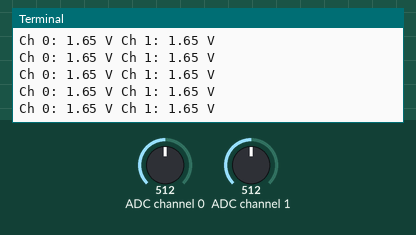
Bench run of a program on a simulated Raspberry Pi (BCM pin numbers). Shown: the last lines printed to the terminal. Inputs (shaded band) come from the test bench; at power-on: ADC channel 0 = 512, ADC channel 1 = 512 (analog values on the 0–1023 scale).

Above: at 1.2 s.
1.3 s: ADC channel 0 set to 716
At 1.56 s:
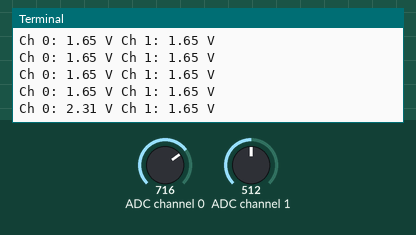
2.8 s: ADC channel 1 set to 716
At 2.96 s:
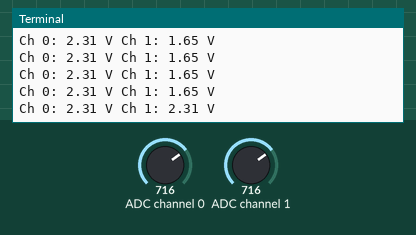
4.3 s: ADC channel 0 set to 900
At 4.36 s:
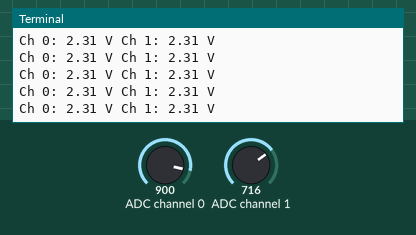
5.8 s: ADC channel 1 set to 900
At 5.97 s:
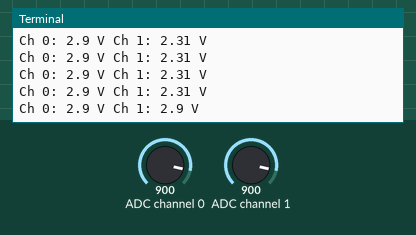
Timing chart, 0 to 8.3 s (numbered marks = the images above; inputs shaded):
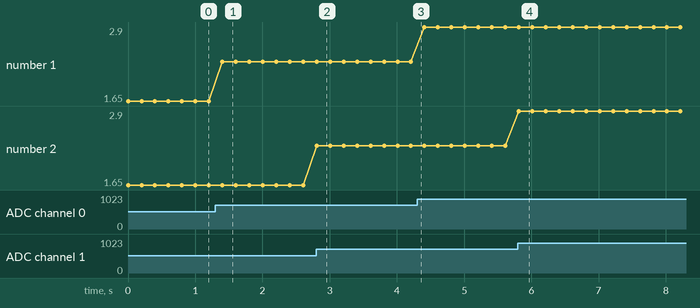

The program:

SPI_and_Analog_Input.py
```python
"""
Connect MOSI (GPIO10, pin 19) to Din on the MCP3002
Connect MISO (GPIO9, pin 21) to Dout on the MCP3002
Connect SCLK (GPIO11, pin 21) to CLK on the MCP3002
Connect CE0 (GPIO8, pin 24) to CS/SHDN on the MCP3002
Connect the photocell voltage divider to CH0 on the MCP3002
Connect the potentiometer's middle pin to CH1 on the MCP3002
"""

# Code

import time
import spidev

spi_ch = 0

# Enable SPI
spi = spidev.SpiDev(0, spi_ch)
spi.max_speed_hz = 1200000

def read_adc(adc_ch, vref = 3.3):

    # Make sure ADC channel is 0 or 1
    if adc_ch != 0:
        adc_ch = 1

    # Construct SPI message
    #  First bit (Start): Logic high (1)
    #  Second bit (SGL/DIFF): 1 to select single mode
    #  Third bit (ODD/SIGN): Select channel (0 or 1)
    #  Fourth bit (MSFB): 0 for LSB first
    #  Next 12 bits: 0 (don't care)
    msg = 0b11
    msg = ((msg << 1) + adc_ch) << 5
    msg = [msg, 0b00000000]
    reply = spi.xfer2(msg)

    # Construct single integer out of the reply (2 bytes)
    adc = 0
    for n in reply:
        adc = (adc << 8) + n

    # Last bit (0) is not part of ADC value, shift to remove it
    adc = adc >> 1

    # Calculate voltage form ADC value
    voltage = (vref * adc) / 1024

    return voltage

# Report the channel 0 and channel 1 voltages to the terminal
try:
    while True:
        adc_0 = read_adc(0)
        adc_1 = read_adc(1)
        print("Ch 0:", round(adc_0, 2), "V Ch 1:", round(adc_1, 2), "V")
        time.sleep(0.2)

finally:
    GPIO.cleanup()
```

Measured:
- after the input at 1.3 s, the terminal: prints a new line after 0.10 s (image 1)
- after the input at 2.8 s, the terminal: prints a new line at once (image 2)
- after the input at 5.8 s, the terminal: prints a new line at once (image 4)
- plotted number 1: 1.65 → 2.31 after the input at 1.3 s, 2.31 → 2.9 after the input at 4.3 s
